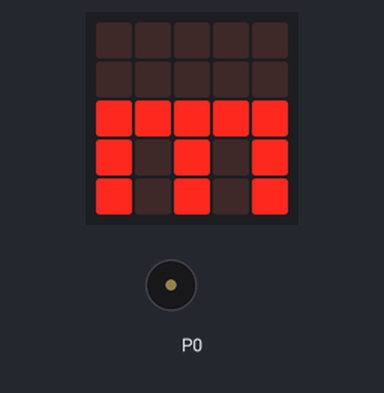
Simulated run of this program. Board: BBC micro:bit (MakeCode). On the bench: the board's 5×5 LED display, buzzer (waves = sounding).

Above: at 0.6 s.
At 4.1 s:
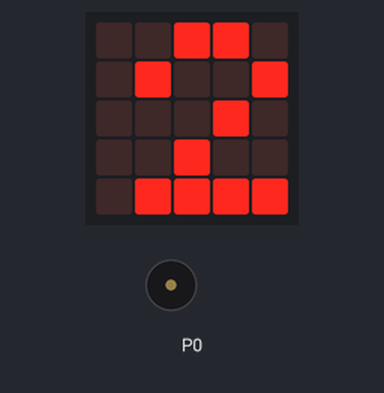
At 21.21 s:
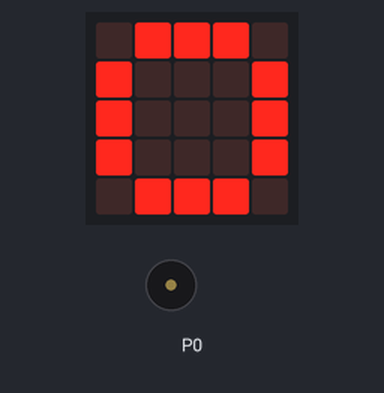
At 38.7 s:
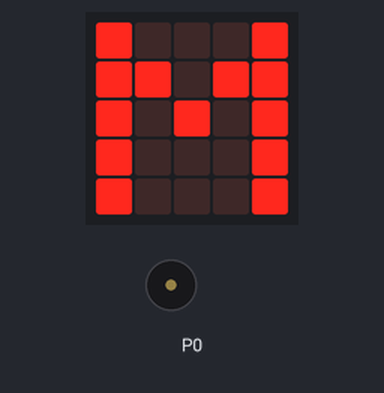
Timing chart, 0 to 40.0 s (numbered marks = the images above):
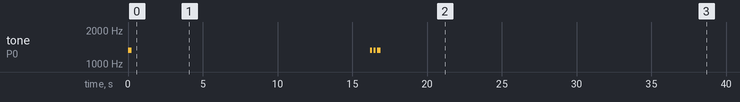

Measured:
- by itself, tone on P0: plays 1320 Hz for 0.25 s, 1320 Hz for 0.12 s, 1320 Hz for 0.12 s, 1320 Hz for 0.25 s
- what the display in image 0 shows lasts 0.4 s, from 0.4 s to 0.8 s
- what the display in image 1 shows lasts 1.4 s, from 4.0 s to 5.4 s

The program:

main.ts
```typescript
music.play(music.tonePlayable(1320, music.beat(BeatFraction.Half)), music.PlaybackMode.InBackground)
basic.showLeds(`
    . . . . .
    . # # # .
    # # . # #
    . # # # .
    . . . . .
    `)
basic.showLeds(`
    . . . . .
    . . . . .
    # # # # #
    # . # . #
    # . # . #
    `)
basic.showLeds(`
    . . # . .
    . . . . .
    . . # . .
    . . # . .
    . . # . .
    `)
basic.showLeds(`
    . . . . .
    . . . . .
    . # # # .
    . # . . .
    . # # # .
    `)
basic.showLeds(`
    . . . . .
    . . . . .
    . # # . .
    . # . # .
    . # . . .
    `)
basic.showLeds(`
    . . . . .
    . . . . .
    . # # # .
    . # . # .
    . # # # .
    `)
basic.showLeds(`
    . # . . .
    . # . . .
    . # # # .
    . # . # .
    . # # # .
    `)
basic.showLeds(`
    . . # . .
    . . . . .
    . . # . .
    . . # . .
    . . # . .
    `)
basic.showLeds(`
    . . # . .
    . # # # .
    . . # . .
    . . # . .
    . . # . .
    `)
basic.showLeds(`
    # . . . #
    # . . . #
    # . . . #
    . # . # .
    . . # . .
    `)
basic.showLeds(`
    . . # # .
    . # . . #
    . . . # .
    . . # . .
    . # # # #
    `)
basic.pause(1000)
basic.showLeds(`
    # # # # #
    # . . . #
    # # # # #
    # . . . .
    # . . . .
    `)
basic.showLeds(`
    # . . . .
    # . . . .
    # . . . .
    # . . . .
    # # # # .
    `)
basic.showLeds(`
    # # # # .
    # . . . .
    # # # # .
    # . . . .
    # # # # .
    `)
basic.showLeds(`
    . . # . .
    . # . # .
    # . . . #
    # # # # #
    # . . . #
    `)
basic.showLeds(`
    # # # # .
    # . . . .
    # # # # .
    . . . # .
    # # # # .
    `)
basic.showLeds(`
    # # # # .
    # . . . .
    # # # # .
    # . . . .
    # # # # .
    `)
basic.showLeds(`
    # . . . #
    # . . . #
    # . # . #
    # # . # #
    # . . . #
    `)
basic.showLeds(`
    . . # . .
    . # . # .
    # . . . #
    # # # # #
    # . . . #
    `)
basic.showLeds(`
    . . # . .
    . . # . .
    . . # . .
    . . # . .
    . . # . .
    `)
basic.showLeds(`
    # # # # #
    . . # . .
    . . # . .
    . . # . .
    . . # . .
    `)
basic.showLeds(`
    . # . . .
    . # . . .
    . # # # .
    . # . # .
    . # # # .
    `)
basic.showLeds(`
    . . . . .
    . . . . .
    . # # # .
    . # . # .
    . # # # .
    `)
basic.showLeds(`
    . . . . #
    . . . . #
    . # # # .
    . # . # .
    . # . # .
    `)
basic.showLeds(`
    . . # . .
    . # # # .
    . . # . .
    . . # . .
    . . # . .
    `)
basic.showLeds(`
    # # # # .
    # . . . .
    # # # # .
    . . . # .
    # # # # .
    `)
basic.showLeds(`
    # . . # .
    # . . # .
    # # # # .
    # . . # .
    # . . # .
    `)
basic.showLeds(`
    # . . # .
    # . . # .
    # . . # .
    # . . # .
    . # # . .
    `)
basic.showLeds(`
    # # # # #
    . . # . .
    . . # . .
    . . # . .
    . . # . .
    `)
basic.showLeds(`
    # # # . .
    # . . # .
    # . . # .
    # . . # .
    # # # . .
    `)
basic.showLeds(`
    . # # # .
    # . . . #
    # . . . #
    # . . . #
    . # # # .
    `)
basic.showLeds(`
    # . . # .
    # . . # .
    # . . # .
    # . . # .
    . # # . .
    `)
basic.showLeds(`
    # . . . #
    # # . . #
    # . # . #
    # . . # #
    # . . . #
    `)
basic.clearScreen()
basic.pause(2000)
music.play(music.tonePlayable(1320, music.beat(BeatFraction.Quarter)), music.PlaybackMode.UntilDone)
basic.pause(100)
music.play(music.tonePlayable(1320, music.beat(BeatFraction.Quarter)), music.PlaybackMode.UntilDone)
basic.pause(100)
music.play(music.tonePlayable(1320, music.beat(BeatFraction.Half)), music.PlaybackMode.UntilDone)
for (let index = 0; index < 10; index++) {
    basic.showLeds(`
        # . . . #
        # # . . #
        # . # . #
        # . . # #
        # . . . #
        `)
    basic.showLeds(`
        . # # # .
        # . . . #
        # . . . #
        # . . . #
        . # # # .
        `)
    basic.showLeds(`
        # # # # #
        # . . . #
        # # # # #
        # . . . .
        # . . . .
        `)
    basic.showLeds(`
        # # # # #
        # . . . #
        # # # # #
        # # . . .
        # . # # #
        `)
    basic.showLeds(`
        # # # # #
        # . . . #
        # . . . #
        # . . . #
        # # # # #
        `)
    basic.showLeds(`
        # # # # #
        # . . . .
        # . # # #
        # . . . #
        # # # # #
        `)
    basic.showLeds(`
        # . . . .
        # . . . .
        # . . . .
        # . . . .
        # # # # .
        `)
    basic.showLeds(`
        . . # . .
        . # . # .
        # . . . #
        # # # # #
        # . . . #
        `)
    basic.showLeds(`
        # . . . #
        # # . # #
        # . # . #
        # . . . #
        # . . . #
        `)
    basic.pause(100)
}
basic.showLeds(`
    # # # # .
    # . . . .
    # # # # .
    . . . # .
    # # # # .
    `)
basic.showLeds(`
    # . . # .
    # . . # .
    . # # # .
    # . . # .
    # . . # .
    `)
basic.showLeds(`
    # . . # .
    # . . # .
    # . . # .
    # . . # .
    . # # . .
    `)
basic.showLeds(`
    # # # # #
    . . # . .
    . . # . .
    . . # . .
    . . # . .
    `)
basic.showLeds(`
    # # # . .
    # . . # .
    # . . # .
    # . . # .
    # # # . .
    `)
basic.showLeds(`
    . # # # .
    # . . . #
    # . . . #
    # . . . #
    . # # # .
    `)
basic.showLeds(`
    # . . . #
    # . . . #
    # . # . #
    # # . # #
    # . . . #
    `)
basic.showLeds(`
    # . . . #
    # # . . #
    # . # . #
    # . . # #
    # . . . #
    `)
basic.clearScreen()
basic.forever(function () {

})
```

test.ts
```typescript
// テストはここに来ます。このパッケージが拡張機能として使用されるときにはコンパイルされません。
```
